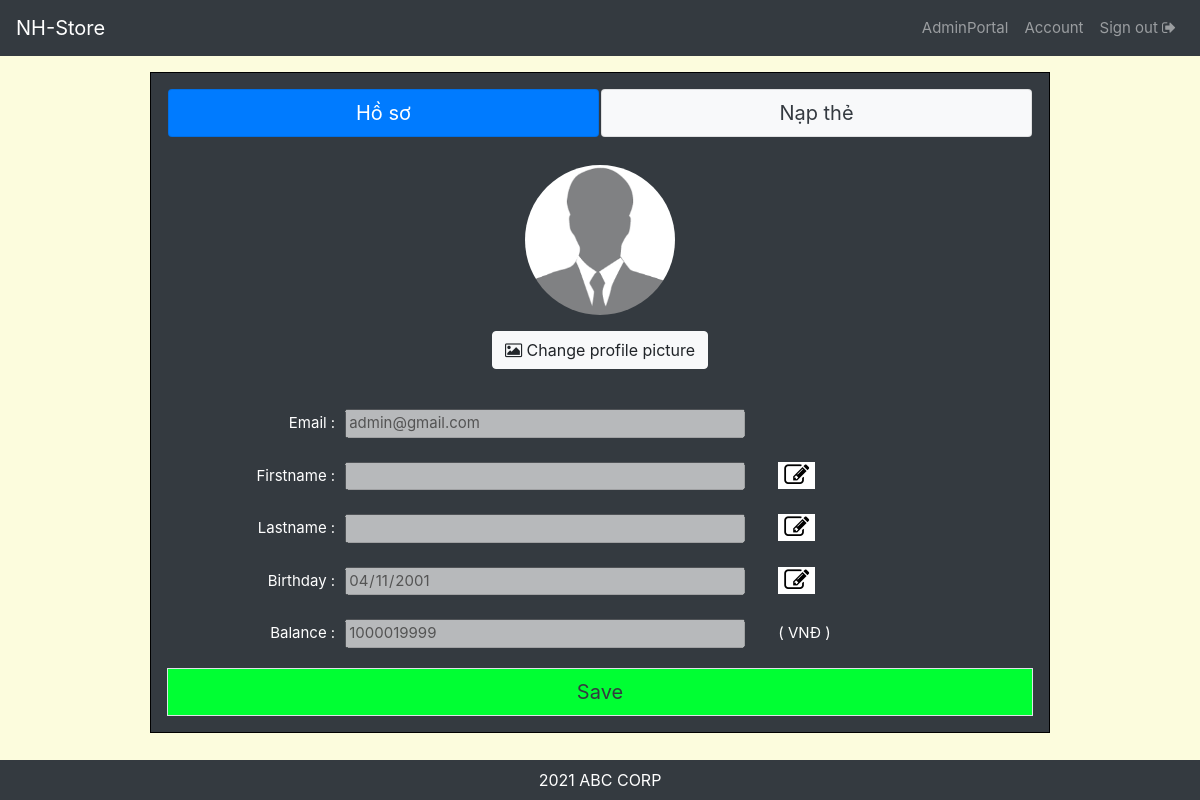
The app's page /Hoso.php (signed in) with its own data.
### tables this page shows
CREATE TABLE `account` (
  `user` varchar(255) NOT NULL,
  `pass` text NOT NULL,
  `fname` text NOT NULL,
  `lname` text NOT NULL,
  `birthday` date DEFAULT NULL,
  `balance` bigint(20) NOT NULL DEFAULT 500000,
  `propic` text NOT NULL DEFAULT 'User/default.jpg',
  `level` varchar(255) NOT NULL DEFAULT 'User',
  `Activate` varchar(255) DEFAULT NULL
);

### Hoso.php (the view, shortened to what this page needs)
<!DOCTYPE html>
<html lang="en">
<head>
    <link rel="stylesheet" href="https://maxcdn.bootstrapcdn.com/bootstrap/4.5.2/css/bootstrap.min.css">
    <link rel="stylesheet" href="https://cdnjs.cloudflare.com/ajax/libs/font-awesome/4.7.0/css/font-awesome.min.css">
    <link rel="stylesheet" href="style.css">
</head>
<?php
include "cosodulieu.php";
?>
<body id="profilepage">
    <nav class="navbar navbar-expand-lg navbar-dark bg-dark sticky-top bg-dark m-0" id="navbar">
        <a class="navbar-brand" href="./" id="Store">NH-Store</a>
        <div class="collapse navbar-collapse" id="navb">
            <ul class="navbar-nav ml-auto text-center" id="log-area">
                <?php
                if (isset($_SESSION['user'])) {
                    $user = $_SESSION['user'];
                    $query = "SELECT * FROM account WHERE user = '$user'";
                    $result = mysqli_query($conn, $query);
                    $rows = mysqli_num_rows($result);
                    if ($rows == 1) {
                        $result = mysqli_fetch_assoc($result);
                        $level = $result['level'];
                        if ($level == 'Administrator') {
                            echo "<li class='nav-item' id='devp'><a class='nav-link' href='admin_portal.php'> AdminPortal </a></li>";
                        } else if ($level == 'Developer') {
                            $_SESSION['dev'] = "1";
                            echo "<li class='nav-item' id='devp'><a class='nav-link' href='dev_portal.php'> DevPortal </a></li>";
                        } else {
                            echo "<li class='nav-item' id='devp'><a class='nav-link' href='upgrade_info.php'> Upgrade </a></li>";
                        }
                        echo "<li class='nav-item' id='accp'><a class='nav-link' href='Hoso.php'> Account </a></li>";
                        echo "<li class='nav-item' id='outp'><a class='nav-link' href='logout.php'> Sign out <span class='fa fa-sign-out'></span></a></li>";
                    } else {
                        echo "M hack session ah????";
                        session_unset();
                        session_destroy();
                        header("Location: login.php");
                    }
                } else {
                    echo "<li class='nav-item' id='inp'><a class='nav-link' href='login.php' role='button'> Sign In <span class='fa fa-sign-in'></span></a></li>";
                    echo "<li class='nav-item' id='newp'><a class='nav-link' href='register.php' role='button'> Create an account <span class='fa fa-user-plus'></span></a></li>";
                }
                ?>
            </ul>
        </div>
    </nav>
    <div class="container mt-3 mb-5 bg-dark p-3 w-100" id="hosoBody">
        <div id="AccountTab">
            <ul class="nav nav-pills nav-justified">
                <li class="nav-item">
                    <a class="nav-link active" href="Hoso.php">Hồ sơ</a>
                </li>
                <li class="nav-item">
                    <a class="nav-link unactive bg-light text-dark" href="Napthe.php">Nạp thẻ</a>
                </li>
            </ul>
        </div>
        <form method='post' action="./capnhat.php" id="prosub">
            <div class="text-left p-0 w-100" id="info">
                <table border="0" class="text-center w-100 p-0 mt-2" id="pTable">
                    <tr>
                        <td colspan="3">
                            <img src="<?php echo $result["propic"]; ?>" height="150" width="150" style="border-radius:50%;" id="profilepic">
                            <input type="hidden" value="<?php echo $result["propic"]; ?>" id="propic" name="propic"><br>
                            <label class="btn btn-light mt-3">
                                <i class="fa fa-image"></i> Change profile picture <input type="file" accept="image/*" id="upload" style="display:none;">
                            </label>
                        </td>
                    </tr>
                    <tr>
                        <td> Email : </td>
                        <td><input type="email" value="<?php echo $result["user"]; ?>" id="user" name="user" disabled></td>
                        <td></td>
                    </tr>
                    <tr>
                        <td>Firstname :</td>
                        <td><input type="text" value="<?php echo $result["fname"]; ?>" id="fname" name="fname" disabled></td>
                        <td><button type="button" class="fa fa-pencil-square-o" id="edit"></button></td>
                    </tr>
                    <tr>
                        <td>Lastname : </td>
                        <td><input type="text" value="<?php echo $result["lname"]; ?>" id="lname" name="lname" disabled></td>
                        <td><button type="button" class="fa fa-pencil-square-o" id="edit"></button></td>
                    </tr>
                    <tr>
                        <td>Birthday : </td>
                        <td><input type="date" value="<?php echo $result["birthday"]; ?>" id="bd" name="bd" disabled></td>
                        <td><button type="button" class="fa fa-pencil-square-o" id="edit"></button></td>
                    </tr>
                    <tr>
                        <td>Balance : </td>
                        <td><input type="number" value="<?php echo $result["balance"]; ?>" id="money" disabled></td>
                        <td>( VNĐ )</td>
                    </tr>
                </table>
            </div>
            <div class="text-center text-light w-100 mt-2">
                <a role="button" class="text-decoration-none" id="save">
                    <div role="button" class="text-center text-dark border p-2" id="save">
                        Save
                    </div>
                </a>
            </div>
        </form>
    </div>
    <footer class="bg-dark mt-5 text-center text-white fixed-bottom">
        <div class="py-2">2021 ABC CORP</div>
    </footer>
</body>
</html>

### style.css (style rules this page uses)
body { background-color: rgb(252, 252, 221); }
#navb { font-size: 15px; }
#devp { min-width: 70px; }
#accp { min-width: 65px; }
#outp { min-width: 90px; }
#Body, #hosoBody, #naptheBody { width: 100%; max-width: 900px; min-height: 600px; padding-top: 10px; padding-left: 10px; padding-right: 10px; padding-bottom: 100px; background-color: unset; border: solid 1px black; }
#MenuTab, #AccountTab { font-size: 20px; padding: 0px; color: white; width: 100%; max-width: 900px; }
#MenuTab ul li, #AccountTab ul li { margin: 0px 1px; }
#MenuTab ul li a, #AccountTab ul li a { border: solid 1px rgba(0, 0, 0, 0.1); }
#pTable tr td { padding: 12px 5px; color: white; font-size: 15px; }
#pTable tr td:nth-child(3n+1) { text-align: right; width: 20%; min-width: 90px; max-width: 100px; }
#pTable tr td:nth-child(3n+2) { text-align: left; width: 50%; }
#pTable tr td:nth-child(3n+3) { text-align: left; width: 40%; }
#pTable tr:first-child td { text-align: center; padding: 20px; height: 200px; }
#pTable tr td input { width: 100%; max-width: 400px; font-size: 15px; }
#pTable tr td button { border: 0px; background-color: white; color: black; font-size: 25px; }
#save { font-size: 20px; background-color: rgb(0, 255, 51); width: 100%; }
#AccountTab .unactive { background-color: rgba(255, 255, 255, 0.1); color: white; }

### records on screen
account: propic (placeholder picture), user "admin@gmail.com", bd "04/11/2001", balance "1000019999"
